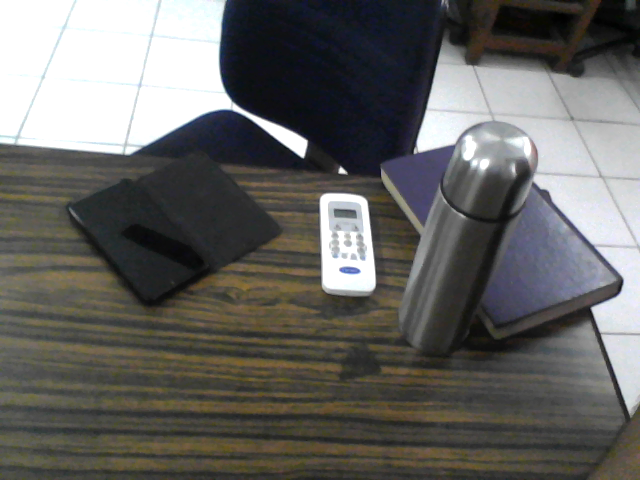
#> input picture Su19_Image_Processing/essential_matrix/data_1.png, 640 x 480 px
$ python 12_epipolar_geometry.py   (older library calls are emulated)
#> lines starting #> are read from the running program, lines starting #| are printed output that depends on the picture
import cv2
import numpy as np
from matplotlib import pyplot as plt
from utils import *

img1 = cv2.imread('data_1.png',0)
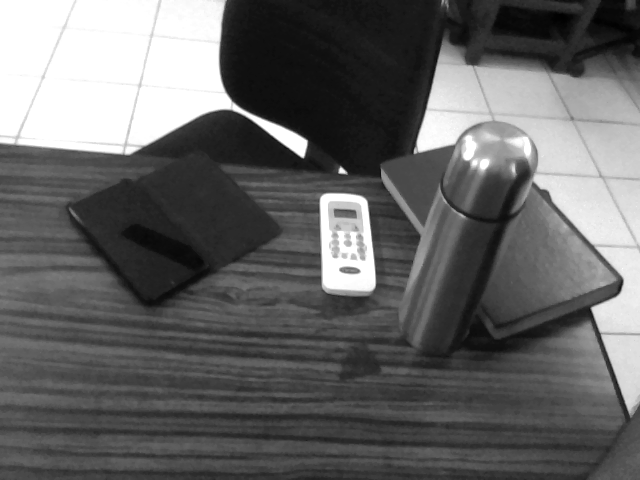
#> img1: shape (480, 640); min 1, max 255, mean 100.2
img2 = cv2.imread('data_2.png',0)
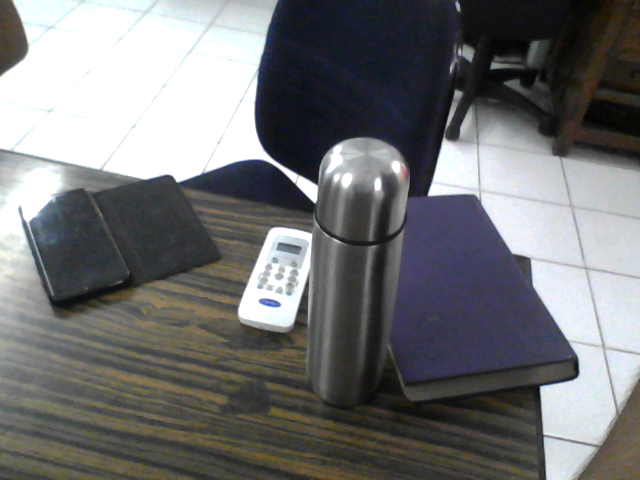
#> input picture Su19_Image_Processing/essential_matrix/data_2.png, 640 x 480 px
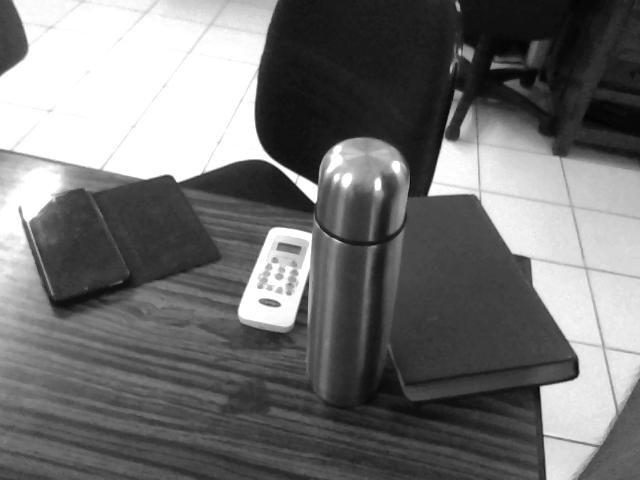
#> img2: shape (480, 640); min 2, max 255, mean 114.4

orb = cv2.ORB()
orb = cv2.ORB_create(edgeThreshold=15, patchSize=31,
				nlevels=8, fastThreshold=20,scaleFactor=1.2,
				WTA_K=2, scoreType=cv2.ORB_HARRIS_SCORE,
				firstLevel=0,nfeatures=500)

kp1 = orb.detect(img1,None)
#> kp1 = 500 keypoints; strongest (x, y, size): (301, 154, 53.6), (302, 155, 31), (301, 152, 77.1), (299, 152, 92.6)
kp1, des1 = orb.compute(img1, kp1)
kp2 = orb.detect(img2,None)
#> kp2 = 500 keypoints; strongest (x, y, size): (254, 150, 111.1), (314, 201, 31), (257, 152, 92.6), (314, 199, 44.6)
kp2, des2 = orb.compute(img2, kp2)

# create BFMatcher object
bf = cv2.BFMatcher(cv2.NORM_HAMMING, crossCheck=True)
# Match descriptors.
matches = bf.match(des1,des2)
#> matches = 149 matches
# Sort them in the order of their distance.
matches = sorted(matches, key = lambda x:x.distance)

good = []
good_without_list =[]
pts1 = []
pts2 = []

for m in matches:
	good.append([m])
	good_without_list.append(m)
	pts2.append(kp2[m.trainIdx].pt)
	pts1.append(kp1[m.queryIdx].pt)
#> this loop made 149 passes
#> after the loop, good = 149 matches; good_without_list = 149 matches; pts1 = 149 pairs, first value 19 to 603.6, second value 61.92 to 336; pts2 = 149 pairs, first value 19 to 577.4, second value 48 to 439.2

pts1 = np.int32(pts1)
#> pts1 = 149 pairs, first value 19 to 603, second value 61 to 336
pts2 = np.int32(pts2)
#> pts2 = 149 pairs, first value 19 to 577, second value 48 to 439
F, mask = cv2.findFundamentalMat(pts1,pts2,cv2.FM_LMEDS)
#> F = [[-6.97e-06, 1.72e-05, 0.0168], [2.95e-07, 2.92e-05, -0.0488], [-0.00886, 0.0346, 1]]; mask = 149 values, max 1 at index 0, min 0 at index 10, mean 0.638

# We select only inlier points
pts1 = pts1[mask.ravel()==1]
#> pts1 = 95 pairs, first value 223 to 603, second value 61 to 336
pts2 = pts2[mask.ravel()==1]
#> pts2 = 95 pairs, first value 237 to 560, second value 152 to 439

imgknn = cv2.drawMatchesKnn(img1,kp1,img2,kp2,good[:20],None,flags=2)
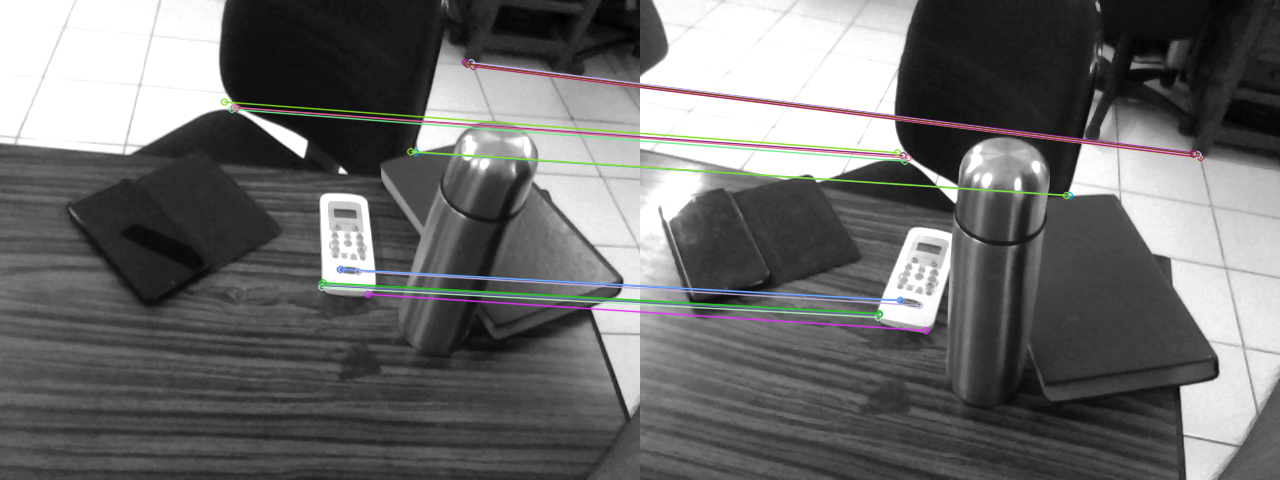
#> imgknn: shape (480, 1280, 3); mean of channels 0, 1, 2 107.1, 107.3, 107.3; drawn as B, G, R
plt.imshow(imgknn),plt.show()

# [64 lines of commented-out code are left out]
